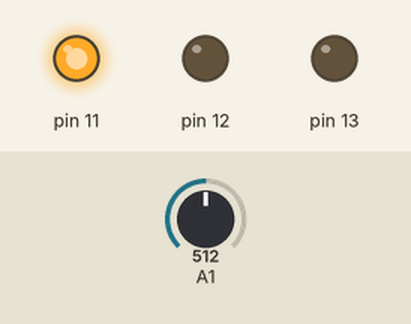
Bench run of a sketch on a simulated Arduino Uno, built with avr-gcc and run on an emulated ATmega328P. Parts: output pins drawn as LEDs (lit = HIGH). The inputs (shaded band) are chosen by the test bench; at power-on: A1 = 512.

Above: at 1.2 s.
1.3 s: A1 set to 109
2.8 s: A1 set to 91
At 3.4 s:
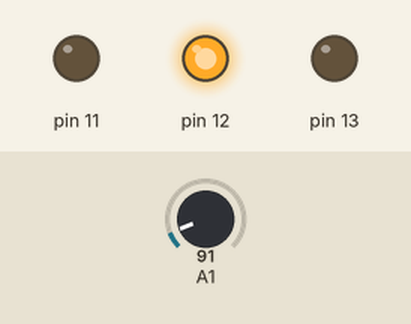
4.3 s: A1 set to 56
5.8 s: A1 set to 45
At 6.9 s:
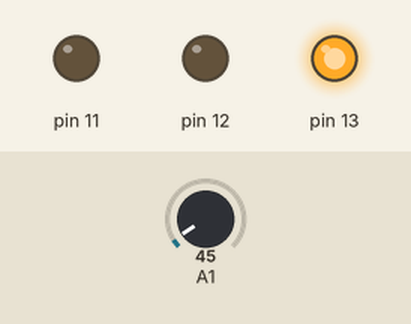
7.3 s: A1 set to 110
At 8.0 s:
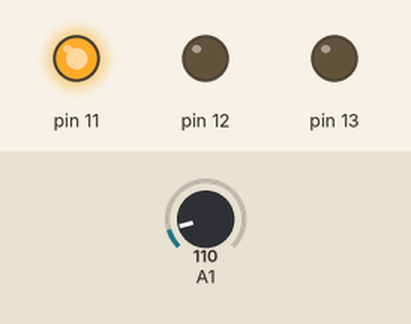
8.8 s: A1 set to 90
At 9.1 s:
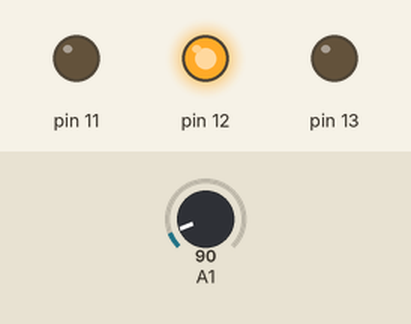
Timing chart, 0 to 11.3 s (numbered marks = the images above; inputs shaded):
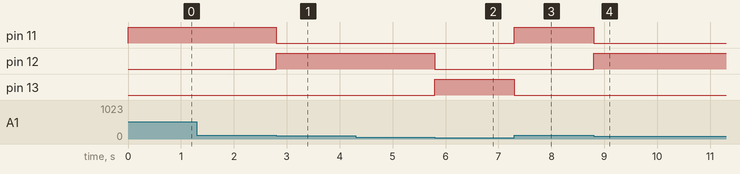

The sketch:

water_LED.ino
```cpp
int value = 0;


void setup() {
  pinMode(13,OUTPUT);
  pinMode(12,OUTPUT);
  pinMode(11,OUTPUT);
  pinMode(A1,INPUT);

}

void loop() {

value = analogRead(A1);

   if (value <= 50)
   {
    digitalWrite(13,1);
    digitalWrite(12,0);
    digitalWrite(11,0);
   }

    else if (value <= 100)
    {
    digitalWrite(13,0);
    digitalWrite(12,1);
    digitalWrite(11,0);
    }

    else
    {
    digitalWrite(13,0);
    digitalWrite(12,0);
    digitalWrite(11,1);
    }
}
```

Measured:
- the behaviour switches between 101 and 100 on A1 (found by bisection; images 0 and 1)
- the behaviour switches between 51 and 50 on A1 (found by bisection; images 1 and 2)
- after the input at 1.3 s, every drawn part: stays the same
- after the input at 2.8 s, pin 11: HIGH → LOW at once; pin 12: LOW → HIGH at once
- after the input at 4.3 s, every drawn part: stays the same
- after the input at 5.8 s, pin 12: HIGH → LOW at once; pin 13: LOW → HIGH at once
- after the input at 7.3 s, pin 11: LOW → HIGH at once; pin 13: HIGH → LOW at once
- after the input at 8.8 s, pin 11: HIGH → LOW at once; pin 12: LOW → HIGH at once
